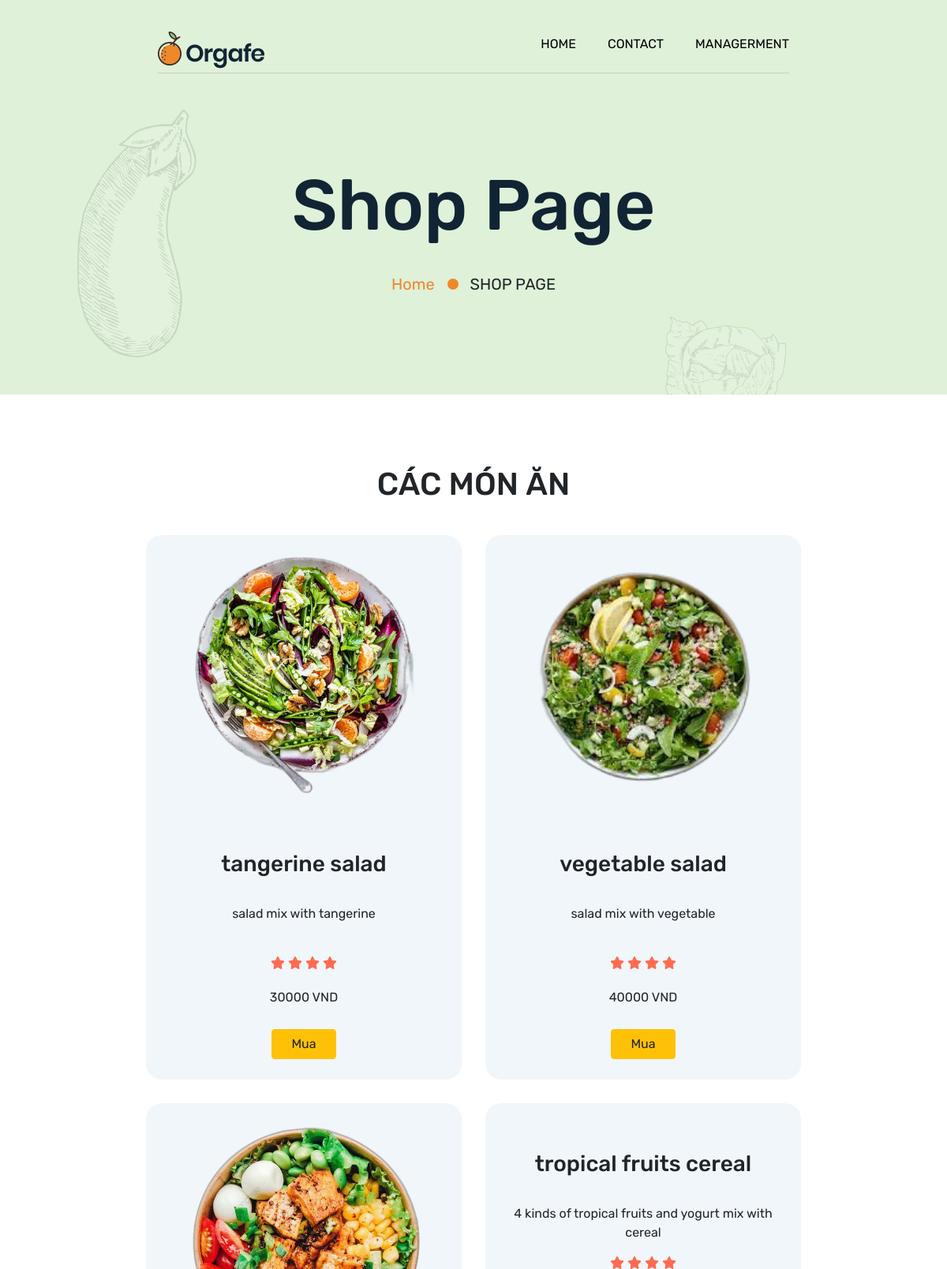
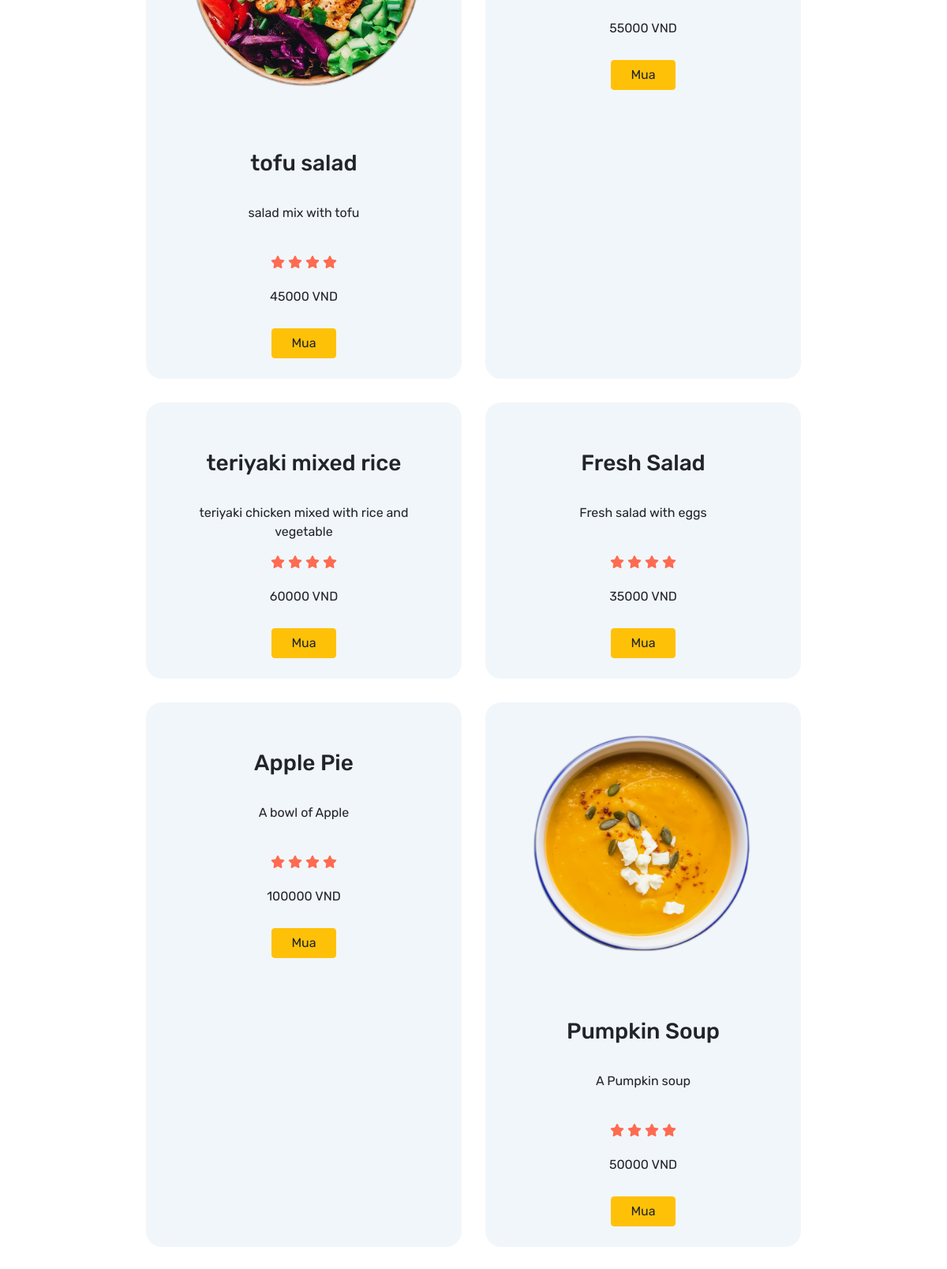
The app's page /quanly.php?page_layout=shopping (signed in, upper part) with its own data (2 pictures, top to bottom).
### tables this page shows
CREATE TABLE `monan` (
  `id` int(11) NOT NULL,
  `tenmonan` varchar(225) NOT NULL,
  `mota` varchar(225) NOT NULL,
  `tien` bigint(20) NOT NULL,
  `hinhanh` char(50) NOT NULL
);

### shopping.php (the view, shortened to what this page needs)
<!DOCTYPE html>
<html lang="en">
<head>
    <link rel="stylesheet" href="https://cdnjs.cloudflare.com/ajax/libs/font-awesome/6.2.0/css/all.min.css" />
    <link rel="stylesheet" href="shopping.css">
</head>
<body>
    <div class="wrapper">
        <div class="menu-bar" id='home'>
            <div class="menu-bar-list">
                <div class="icon">
                    <img src="./img/logo.png" alt="">
                </div>
                <div class="menu-list">
                    <ul>
                        <li><a href="quanly.php?page_layout=index">HOME</a></li>
                        <li><a href="#footer">CONTACT</a></li>
                        <li><a href="quanly.php?page_layout=danhsach"><?php
                    if($_SESSION['role']==1){
                        echo "MANAGERMENT";
                    }
                    else{
                        echo "";
                    }
                    ?></a></li>
                    </ul>
                </div>
            </div>
            <div class="title">
                <h1>Shop Page</h1>
                <p><a href="quanly.php?page_layout=index">Home</a> <span>SHOP PAGE</span> </p>
            </div>
        </div>
        <div class="items-show">
            <div class="showing">
                <h1>CÁC MÓN ĂN</h1>
            </div>
            <div class="list-items">
            <?php
                while($row = mysqli_fetch_assoc($query)){?>
                    <div style="width:400px;" class="item">
                        <img style="height:auto;width:100%; margin-bottom: 30px;" src="./shopping_img/<?php echo $row['hinhanh'] ?>" alt="">
                        <h3><?php echo $row['tenmonan']; ?></h3>
                        <p ><?php echo $row['mota']; ?></p>
                        <i class="fa-solid fa-star"></i>
                        <i class="fa-solid fa-star"></i>
                        <i class="fa-solid fa-star"></i>
                        <i class="fa-solid fa-star"></i>
                        <p><?php echo $row ['tien']; ?> VND</p>
                        <button type="button"  class="btn btn-warning my-3 px-4" >Mua</button>
                    </div>
            <?php }?>
            </div>
        </div>
    </div>
</body>
</html>

### shopping.css (style rules this page uses)
* { padding:0; margin:0; box-sizing: border-box; }
li { list-style: none; }
a { text-decoration: none; }
.wrapper { font-family: 'Rubik', sans-serif; width:100%; }
.menu-bar { background-image: url('./shopping_img/bg15.jpeg'); padding:30px 20px; height:500px; padding:40px 200px; }
.menu-bar-list { display: flex; align-items: center; justify-content: space-between; position: relative; }
.menu-bar-list::before { content:""; position:absolute; width:100%; height:1px; background-color:#ccc; bottom:-6px; }
.menu-list ul { display:flex; gap: 40px; }
.menu-list li a { color:#000; }
.title { text-align: center; margin-top: 120px; }
.title h1 { font-size: 90px; color:#112433; }
.title p { margin-top:30px; font-size: 20px; }
.title p span { margin-left: 40px; }
.title p > a { color:#ef8829; position:relative; }
.title p > a::before { content: ''; position:absolute; padding: 7px ; background-color: #ef8829; border-radius: 100%; right:-30px; bottom:5px; }
.items-show { padding:90px 150px; }
.showing { text-align:center; }
.list-items { display: flex; flex-wrap: wrap; gap:30px; justify-content:center; }
.item { padding:40px 30px; background-color: #f1f6fa; height:auto; border-radius: 20px; text-align: center; width:300px; }
.item h3 { margin-top:20px; }
.item i { margin:30px 0; color:#fe6b51; }

### shopping.php (style rules this page uses)
html { scroll-behavior: smooth; }
.item p { height:11px; }
.item { padding:10px 30px; }
.list-items { margin-top:40px; }
.menu-bar { background-image: url('img/bg5.jpeg'); }
.item h3 { height: 60px; }
.item i { height: 10px; }
.item p { height: 20px; }

### records on screen
monan: hinhanh (picture), tenmonan "tangerine salad", mota "salad mix with tangerine", tien "30000"
monan: hinhanh (picture), tenmonan "vegetable salad", mota "salad mix with vegetable", tien "40000"
monan: hinhanh (picture), tenmonan "tofu salad", mota "salad mix with tofu", tien "45000"
monan: tenmonan "tropical fruits cereal", mota "4 kinds of tropical fruits and yogurt mix with cereal", tien "55000"
monan: tenmonan "teriyaki mixed rice", mota "teriyaki chicken mixed with rice and vegetable", tien "60000"
monan: tenmonan "Fresh Salad", mota "Fresh salad with eggs", tien "35000"
monan: tenmonan "Apple Pie", mota "A bowl of Apple", tien "100000"
monan: hinhanh (picture), tenmonan "Pumpkin Soup", mota "A Pumpkin soup", tien "50000"
